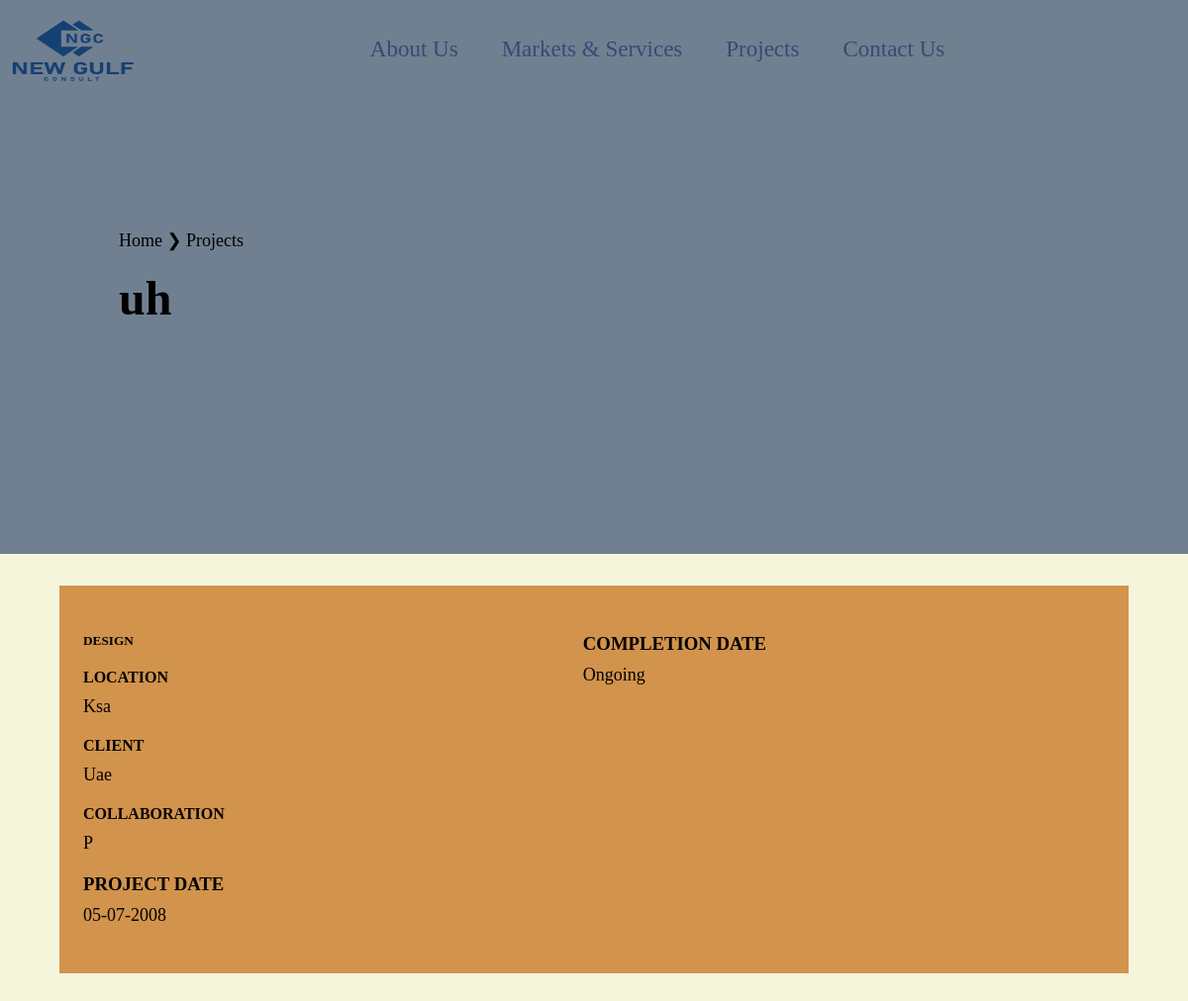
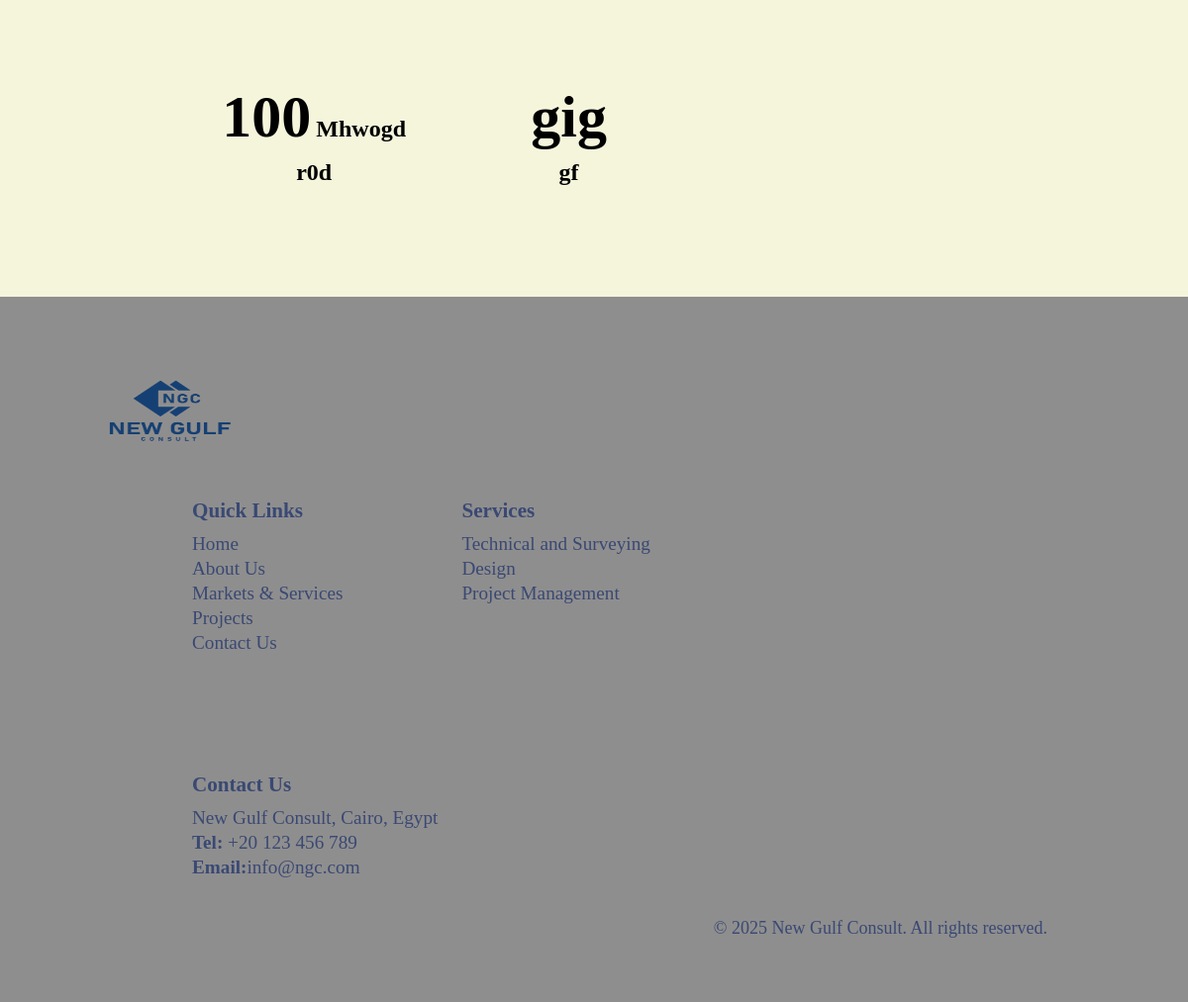
The app's page /projects/10 with its own data (2 pictures, top to bottom).
### app.py (models this page shows, shortened)
class Project(db.Model):
    id = db.Column(db.Integer, primary_key=True)
    title = db.Column(db.String(100), nullable=False)
    subtitle = db.Column(db.String(100))
    service = db.Column(db.String(100))
    market = db.Column(db.String(100))
    location = db.Column(db.String(100))
    client = db.Column(db.String(100))
    collaboration = db.Column(db.String(100))
    date = db.Column(db.Date)
    completion_date = db.Column(db.Date)
    description = db.Column(db.Text)
    feature = db.Column(db.Boolean, default=False)
    featured_description = db.Column(db.Text)
    cover_image_url = db.Column(db.String(255))  # For card thumbnails
    sections = db.relationship('ProjectSection', backref='project', cascade="all, delete-orphan")
    statistics = db.relationship('ProjectStatistic', backref='project', cascade="all, delete-orphan")
    @property
    def formatted_date(self):
        if self.date:
            return self.date.strftime("%d-%m-%Y")  # DD-MM-YYYY
        return None

class ProjectStatistic(db.Model):
    id = db.Column(db.Integer, primary_key=True)
    project_id = db.Column(db.Integer, db.ForeignKey('project.id'))
    title = db.Column(db.String(100))
    value = db.Column(db.String(100))
    unit = db.Column(db.String(20))
    order = db.Column(db.Integer)

### app.py (the view)
@app.route("/projects/<int:project_id>")
def project_details(project_id):
    project = Project.query.get_or_404(project_id)
    return render_template("projects-sub.html", project=project)

### templates/projects-sub.html (shortened to what this page needs)
  <html lang="en">
    <head>
          <link rel="stylesheet" type="text/css" href="css/slick.css"/>
          <link rel="stylesheet" type="text/css" href="css/slick-theme.css"/>
          <link rel="stylesheet" href="{{ url_for('static', filename='css/projects.css') }}">
          <link rel="stylesheet" href="{{ url_for('static', filename='css/projects-sub.css') }}">
          <link rel="stylesheet" href="{{ url_for('static', filename='css/general.css') }}">
          <link rel="stylesheet" href="{{ url_for('static', filename='css/navbar.css') }}">
          <link rel="stylesheet" href="{{ url_for('static', filename='css/footer.css') }}">
    </head>
      <section class="header">
          <nav class="navbar">
              <div class="logo">
                  <a href="{{url_for ('home')}}">
                      <img src="{{ url_for('static', filename='photos/logo.jpg') }}" alt="Logo" class="logo-img">
                  </a>
              </div>
              <div class="pages">
                  <ul>
                            <li><a href="{{ url_for ('about') }}">About Us</a></li>
                            <li><a href="{{ url_for('markets') }}">Markets & Services</a></li>
                            <li><a href="{{ url_for('show_projects') }}">Projects</a></li>
                            <li><a href="{{ url_for('contact') }}">Contact Us</a></li>
                  </ul>
              </div>
              <div class="dropdown">
              </div>
          </nav>
      </section>
      <main>
          <section class="cover-section-2">
          <div class="cover-text-2">
              <p>
              <a href="/">Home</a> ❯ <a href="/projects">Projects</a>
              </p>
              <h1>{{project.title or ''}} </h1>
          </div>
      </section>
      <section class="project-info-section">
          <div class="project-info-main">
   <div class="statistics-grid">
        {% for stat in project.statistics %}
        <div class="statistic" style="font-size: x-large;">
            <div class="stat-value"><h1 style="font-size: 2.5em;" >{{ stat.value }}</h1>{% if stat.unit %}
              <h4 class="unit" >{{ stat.unit }}</h4>{% endif %}</div>
            <div class="stat-title"><h4 style="font-size: x-large;">{{ stat.title }}</h4></div>
        </div>
        {% endfor %}
    </div>
          </div>
          <div class="project-info-panel">
              {% if project.service %}
              <div class="project-info-panel-div">
                  <h5 style="text-transform: uppercase;">{{project.service if project.service else ''}}</h5>
              </div>
            {% endif %}
              {% if project.location %}
              <div class="project-info-panel-div">
                  <h4>LOCATION</h4>
                  <div class="project-info-panel-div-p">
                      <p>{{project.location if project.location else ''}}</p>
                  </div>
              </div>
              {% endif %}
              {% if project.client %}
              <div class="project-info-panel-div">
                  <h4>CLIENT</h4>
                  <div class="project-info-panel-div-p">
                      <p>{{project.client if project.client else ''}}</p>
                  </div>
              </div>
              {% endif %}
              {% if project.collaboration %}
              <div class="project-info-panel-div">
                  <h4>COLLABORATION</h4>
                  <div class="project-info-panel-div-p">
                      <p>{{project.collaboration if project.collaboration else ''}}</p>
                  </div>
              </div>
              {% endif %}
          {% if project.date %}
              <div class="project-info-panel-div">
                  <h3>PROJECT DATE</h3>
                  <div class="project-info-panel-div-p">
                      <p>{{ project.formatted_date if project.date else ''}}</p>
                  </div>
              </div>
                    {% endif %}
              <div class="project-info-panel-div">
                  <h3>COMPLETION DATE</h3>
                  <div class="project-info-panel-div-p">
                      <p>{{ project.formatted_completion_date if project.completion_date else 'Ongoing'}}</p>
                  </div>
              </div>
          </div>
      </section>
      </main>
      <footer class="footer-container">
        <div class="footer">
          <div class="bottom-logo">
            <a href="{{url_for ('home')}}">
              <img src="{{ url_for('static', filename='photos/logo.jpg') }}" alt="logo" class="logo-img">
            </a>
          </div>
        <div class="footer-content">
            <div class="footer-links">
            <div class="quick-links">
              <h4>Quick Links</h4>
              <ul>
                              <li><a href="{{url_for ('home')}}">Home</a></li>
                              <li><a href="{{ url_for ('about') }}">About Us</a></li>
                              <li><a href="{{ url_for('markets') }}">Markets & Services</a></li>
                              <li><a href="{{ url_for('show_projects') }}">Projects</a></li>
                              <li><a href="{{ url_for('contact') }}">Contact Us</a></li>
              </ul>
          </div>
          <div class="services-links">
              <h4>Services </h4>
              <ul>
                <li><a href="markets.html#Service-1" >Technical and Surveying  </a></li>
                <li><a href="markets.html#Service-2" >Design</a></li>
                <li><a href="markets.html#Service-3" >Project Management</a></li>
              </ul>
          </div>
        </div>
            <div class="contact">
                <h4>Contact Us</h4>
                <ul>
                  <a href="https://maps.app.goo.gl/1jGEXui9ujNKSs346" target="_blank"><li>New Gulf Consult, Cairo, Egypt</li></a>
                  <li><strong>Tel:</strong> <a  href="tel:+20123456789" target="_blank">+20 123 456 789</a></li>
                  <li><strong>Email:</strong><a href="mailto:info@ngc.com" target="_blank">info@ngc.com</a> </li>
                </ul>
            </div>
          </div>
          <div class="footer-bottom">
            <p>&copy; 2025 New Gulf Consult. All rights reserved.</p>
          </div>
        </div>
      </footer>
      </body>

### static/css/projects-sub.css (style rules this page uses)
p a { text-decoration: none; color: inherit; }
.project-info-section { background-color:var(--beige); display:flex; flex-direction:row; justify-content: center; align-items: flex-start; }
.project-info-main { max-width:70em; padding:5em; padding-left:13em; padding-right:11em; display:flex; flex-direction:column; justify-content:flex-start; align-items:center; }
.project-info-panel { background-color:var(--accent); margin:0; margin-top:-5em; height:auto; width:17em; padding:1.5em; display:flex; margin-left:auto; margin-right:10vw; flex-direction:column; align-items:flex-start; gap:20px; }
.project-info-panel-div { display:flex; flex-direction:column; flex-wrap:wrap; gap:10px; }
.project-info-panel-div-p { display:flex; flex-direction:column; flex-wrap:wrap; text-transform: capitalize; gap:15px; }
.stat-value { display: flex; align-items: baseline; gap:5px; }
@media screen and (max-width: 1200px ) { .project-info-section { width:100%; margin:0; display:flex; flex-direction:column-reverse; justify-content: center; align-items: center; } }
@media screen and (max-width: 1200px ) { .project-info-main { margin:0; width:100%; padding-left:13vw; padding-right:13vw; padding-top:3em; } }
@media screen and (max-width: 1200px ) { .project-info-panel { padding-top:3em; padding-bottom:3em; width:90%; margin:2em; gap:20px; flex-direction:column; flex: 1 1 calc(50% - 10px); flex-wrap:wrap; max-height: 25em; } }
@media screen and (max-width: 1200px ) { .project-info-panel-div-p { gap:10px; } }
.statistics-grid { display: grid; margin:2em 0; grid-template-columns: repeat(auto-fill, minmax(200px, 1fr)); gap: 1.5em; }
.statistics-grid { display:flex; flex-direction: row; flex-wrap: wrap; width:100%; gap: 20px 15px; }
.statistic { display: flex; align-items: center; flex-direction: column; flex-wrap:wrap; flex:0 0 30%; max-width:30%; gap:8px; }
.statistic div { display: flex; flex-direction: row; }

### static/css/general.css (style rules this page uses)
a { color:inherit; }
html { scroll-behavior: smooth; scrollbar-color:var(--navy_color) var(--background_color); width:100%; }
:root { --navy_color:#394974; --blue:#a9bbc8; --blue-dark:#9dadb9; --navy-dark: #0D1321; --hover_color:rgb(143, 142, 142); --accent:#d2934c; --background_color:rgb(181, 181, 181); --beige:beige; --white:#f2f2eb; }
p { font-size: large; }
.cover-section-2 { height:70vh; display:flex; flex-direction:column; justify-content: center; align-items: flex-start; background-color: slategray ; }
.cover-text-2 { display:flex; flex-direction:column; justify-content: center; align-items:flex-start; padding:10vw; gap:20px; }
.cover-text-2 h1 { font-size:3em; }

### static/css/navbar.css (style rules this page uses)
* { margin:0; box-sizing: border-box; text-decoration: none; scroll-behavior: smooth; }
.navbar { width: 100%; display: flex; justify-content: space-between; align-items: center; position:fixed; background-color: transparent; transition: background-color 0.3s ease, transform 0.6s ease; transform: translateY(0); z-index: 10000; }
.logo-img { width: 150px; height: 100px; }
.pages ul li { display: inline-block; list-style: none; margin: 10px 20px; }
.pages a { color:var(--navy_color); font-size: 23px; font-family: 'Cormorant Infant', serif; }
@media screen and (min-width: 901px) { .dropdown { display: none; } }
.dropdown { position: relative; display: inline-block; }

### records on screen
Project: title "uh", service "DESIGN", location "Ksa", client "Uae", collaboration "P", date "05-07-2008", completion_date "Ongoing"
ProjectStatistic: value "100", unit "Mhwogd", title "r0d"
ProjectStatistic: value "gig", title "gf"
